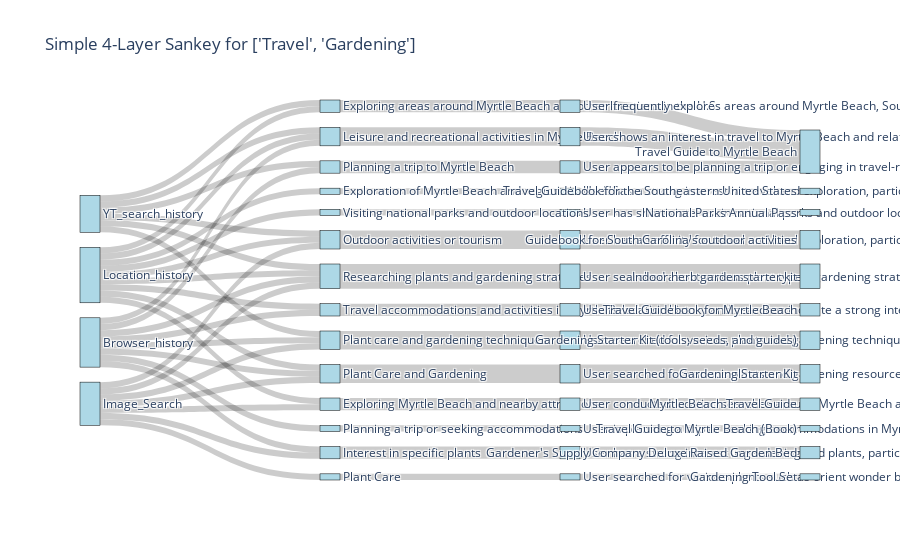

The notebook cell saved with this chart:
### Code cell
import pandas as pd
import plotly.graph_objects as go

# Filter by category
selected_category = ["Travel", "Gardening"]
filtered_df = df[df['category'].isin(selected_category)]

# Create links for 4 layers
sankey_links = []
for _, row in filtered_df.iterrows():
    sankey_links.append({'source': row['combined_col'], 'target': row['activity'], 'value': 1})
    sankey_links.append({'source': row['activity'], 'target': row['reason'], 'value': 1})
    sankey_links.append({'source': row['reason'], 'target': row['recommended_product'], 'value': 1})

# Convert to DataFrame and aggregate duplicates
sankey_table = pd.DataFrame(sankey_links)
sankey_table = sankey_table.groupby(['source', 'target'], as_index=False)['value'].sum()

# Create unique node list
nodes = pd.concat([sankey_table['source'], sankey_table['target']]).unique()
node_indices = {node: i for i, node in enumerate(nodes)}

# Map node labels to indices
sankey_table['source_idx'] = sankey_table['source'].map(node_indices)
sankey_table['target_idx'] = sankey_table['target'].map(node_indices)

# Create Sankey diagram
fig = go.Figure(go.Sankey(
    node=dict(
        pad=15,
        thickness=20,
        line=dict(color="black", width=0.5),
        label=list(nodes),
        color="lightblue"
    ),
    link=dict(
        source=sankey_table['source_idx'],
        target=sankey_table['target_idx'],
        value=sankey_table['value']
    )
))

fig.update_layout(
    title_text=f"Simple 4-Layer Sankey for {selected_category}",
    font_size=12
)

fig.show()

### Figure 1 — Plotly figure (JSON) as saved in the notebook; plotly's stock layout.template omitted (floating-point values rounded to 4 significant figures)
{"data": [{"link": {"source": [0, 0, 0, 0, 0, 0, 0, 0, 1, 2, 3, 4, 4, 4, 4, 4, 4, 4, 5, 6, 7, 7, 7, 7, 7, 7, 7, 7, 7, 8, 9, 10, 11, 12, 13, 14, 15, 16, 17, 18, 19, 20, 21, 22, 23, 24, 25, 26, 27, 28, 29, 30, 31, 31, 31, 31, 31, 31], "target": [5, 6, 9, 10, 12, 13, 14, 15, 20, 17, 18, 2, 5, 8, 11, 12, 13, 14, 19, 28, 1, 2, 3, 6, 8, 12, 14, 15, 30, 21, 23, 16, 27, 25, 26, 24, 29, 32, 33, 32, 34, 35, 36, 37, 38, 39, 40, 41, 42, 32, 43, 22, 3, 6, 8, 10, 13, 14], "value": [1, 1, 1, 1, 1, 1, 1, 1, 1, 2, 2, 1, 1, 1, 1, 1, 1, 1, 2, 3, 1, 1, 1, 1, 1, 1, 1, 1, 1, 3, 1, 2, 1, 3, 3, 4, 2, 2, 2, 2, 2, 1, 3, 1, 1, 4, 3, 3, 1, 3, 2, 1, 1, 1, 1, 1, 1, 1]}, "node": {"color": "lightblue", "label": ["Browser_history", "Exploration of Myrtle Beach and regions in the US", "Exploring Myrtle Beach and nearby attractions", "Exploring areas around Myrtle Beach and other locations in the U.S.", "Image_Search", "Interest in specific plants", "Leisure and recreational activities in Myrtle Beach", "Location_history", "Outdoor activities or tourism", "Planning a trip or seeking accommodations", "Planning a trip to Myrtle Beach", "Plant Care", "Plant Care and Gardening", "Plant care and gardening techniques", "Researching plants and gardening strategies", "Travel accommodations and activities in Myrtle Beach", "User appears to be planning a trip or engaging in travel-related activities, indicating an interest in leisure and exploration.", "User conducted location searches around Myrtle Beach and nearby attractions.", "User frequently explores areas around Myrtle Beach, South Carolina, and other locations in the United States.", "User has a strong interest in gardening and plants, particularly in types like lemon balm, gourd, and various types of beans.", "User has a strong interest in travel and exploration, particularly in areas around Myrtle Beach, South Carolina, and various regions in the United States.", "User has an affinity for travel and local exploration, particularly around South Carolina and Myrtle Beach.", "User has shown interest in national parks and outdoor locations such as Glacier National Park, Acadia National Park, and various waterfalls.", "User is planning a trip or seeking accommodations in Myrtle Beach, indicating interest in travel and leisure activities.", "User searched about various plant types, gardening strategies, and seeds.", "User searched for various plants and gardening resources.", "User searched for various plants and gardening techniques.", "User searched for various plants such as orient wonder beans, lemon balm, and hollyhock.", "User shows an interest in travel to Myrtle Beach and related activities, indicating enjoyment of leisure and recreation.", "User's location history and searches indicate a strong interest in travel and tourism around Myrtle Beach and surrounding areas.", "Visiting national parks and outdoor locations", "YT_search_history", "Travel Guide to Myrtle Beach", "Myrtle Beach Travel Guide", "Gardener's Supply Company Deluxe Raised Garden Bed", "Travel Guidebook for the Southeastern United States", "Guidebook for South Carolina's outdoor activities", "National Parks Annual Pass", "Travel Guide to Myrtle Beach (Book)", "Indoor herb garden starter kit", "Gardening Starter Kit", "Gardening Starter Kit (tools, seeds, and guides)", "Gardening Tool Set", "Travel Guidebook for Myrtle Beach"], "line": {"color": "black", "width": 0.5}, "pad": 15, "thickness": 20}, "type": "sankey"}], "layout": {"font": {"size": 12}, "title": {"text": "Simple 4-Layer Sankey for ['Travel', 'Gardening']"}}}
